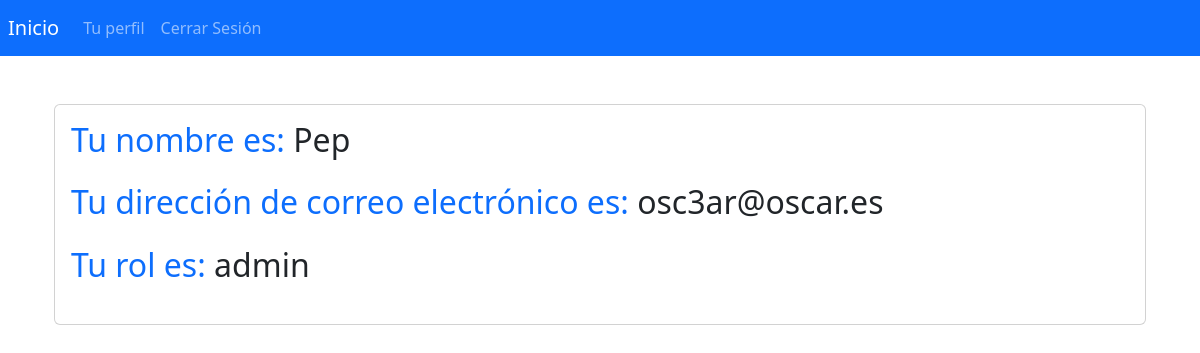
Screenshot of /profile (signed in) with the database file from the repository.
### app/models.py (models this page shows, shortened)
class User(UserMixin, db.Model):
    __tablename__ = "users"
    id = db.Column(db.Integer, primary_key=True, autoincrement=True)
    name = db.Column(db.Text, unique=True, nullable=False)
    email = db.Column(db.Text, unique=True, nullable=False)
    password = db.Column(db.Text, nullable=False)
    role = db.Column(db.Text, nullable=False, default='wanner')
    created = db.Column(db.DATETIME, default=now(), nullable=False)
    updated = db.Column(db.DATETIME, default=now(), onupdate=now(), nullable=False)
    email_token = db.Column(db.Text, nullable=False)
    verified = db.Column(db.Text, nullable=False)

### app/routes_auth.py (the view)
@auth_bp.route('/profile', methods=["GET"])
@login_required
def profile():
    return render_template('users/profile.html')

### app/routes_auth.py (called while the page is built)
@login_manager.user_loader
def load_user(name):
    if name is not None:
        user_or_none = db.session.query(User).filter(User.name == name).one_or_none()
        return user_or_none
    return None

### app/templates/users/profile.html
{% extends 'layout.html' %}
{% block content %}
<div class="container mt-4">
    <div class="card">
        <div class="card-body">
            <h2 class="card-title text-3xl font-bold text-primary mb-4">Tu nombre es: <span class="text-dark">{{ current_user.name }}</span></h2>
            <h2 class="card-title text-3xl font-bold text-primary mb-4">Tu dirección de correo electrónico es: <span class="text-dark">{{ current_user.email }}</span></h2>
            <h2 class="card-title text-3xl font-bold text-primary mb-4">Tu rol es: <span class="text-dark">{{ current_user.role }}</span></h2>
        </div>
    </div>
</div>
{% endblock %}

### rows the page displays
User: name "Pep", email "osc3ar@oscar.es", role "admin"
